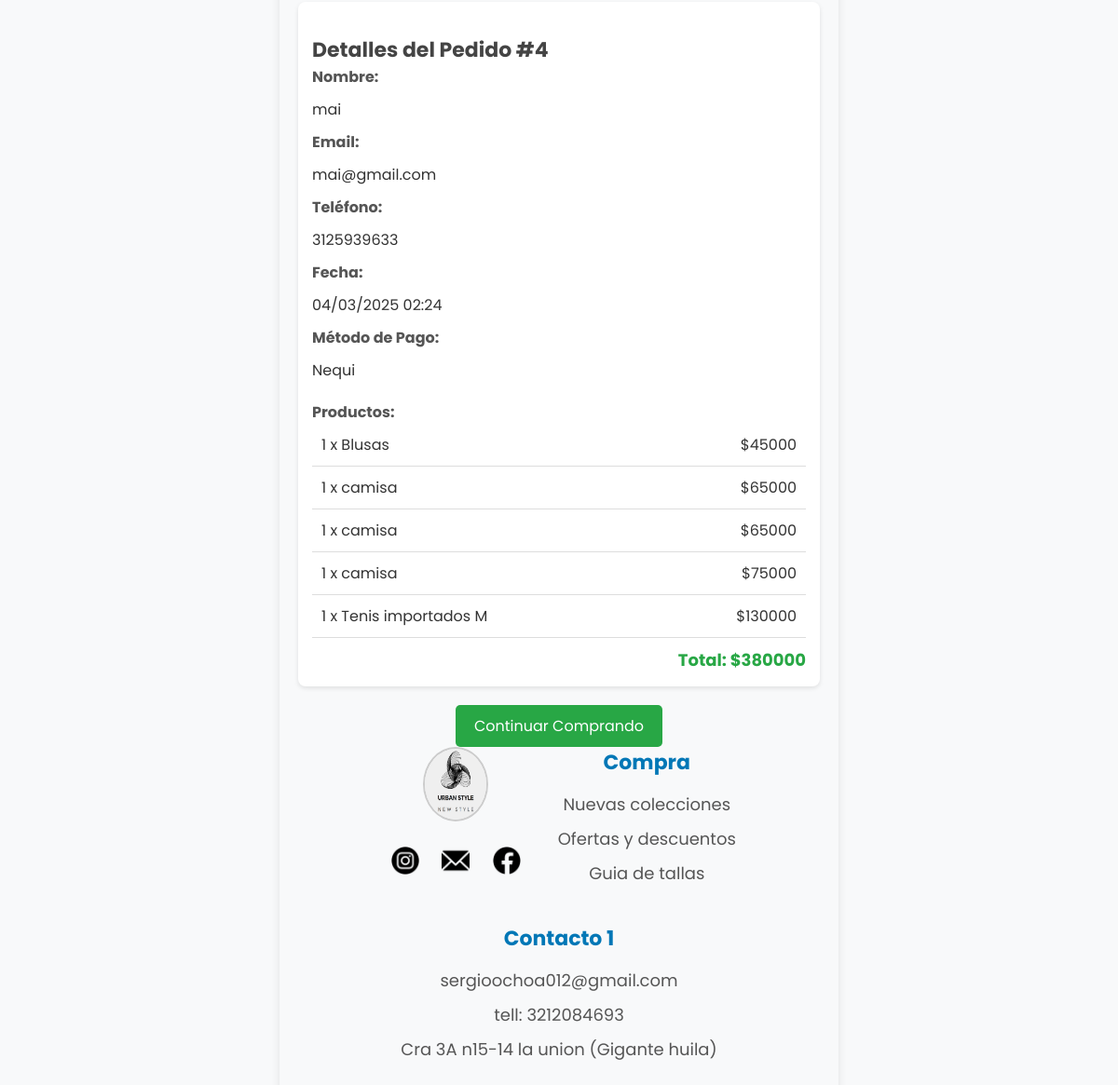
Page /confirmac/4/ (middle part) on the earlier database version.
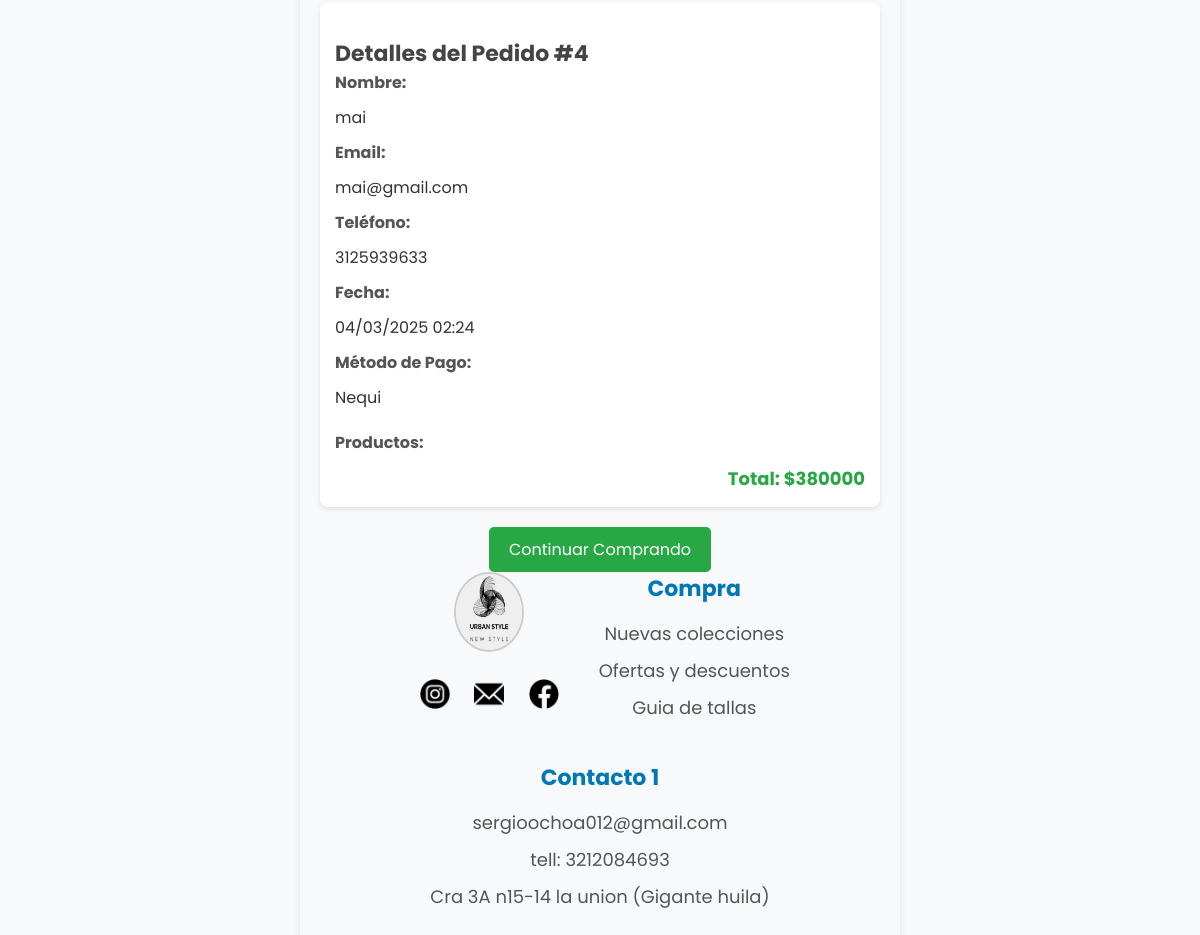
Same page on the later database version.
### productos/models.py (models this page shows, shortened)
class OrdenItem(models.Model):
    orden = models.ForeignKey(Orden, related_name='items', on_delete=models.CASCADE)
    producto = models.ForeignKey("Producto", on_delete=models.CASCADE)
    precio = models.DecimalField(max_digits=10, decimal_places=0)
    cantidad = models.IntegerField(default=1)
    def subtotal(self):
        return self.precio * self.cantidad

class Producto(models.Model):
    CATEGORIAS = [
        ('Hombre', 'Hombre'),
        ('Mujer', 'Mujer'),
    ]
    nombre = models.CharField(max_length=200)
    descripcion = models.TextField()
    precio = models.DecimalField(max_digits=10, decimal_places=0)
    foto = models.ImageField(upload_to='productos/')
    fecha_creacion = models.DateField(auto_now_add=True)
    categoria = models.CharField(max_length=10, choices=CATEGORIAS, default='Hombre')  # 👈 Campo de categoría

### productos/views.py (the view)
# urls.py: path('confirmac/<int:orden_id>/', views.confirmacion, name='confirmar'),
def confirmacion(request, orden_id):
    try:
        if request.user.is_authenticated:
            orden = Orden.objects.get(id=orden_id, usuario=request.user)
        else:
            orden = Orden.objects.get(id=orden_id, sesion_id=request.session.session_key)
        items = OrdenItem.objects.filter(orden=orden)
        return render(request, 'confirmacion.html', {
            'orden': orden,
            'items': items
        })
    except Orden.DoesNotExist:
        messages.error(request, "Orden no encontrada")
        return redirect('productos')

### productos/templates/confirmacion.html (shortened to what this page needs)
{% extends 'base.html' %}
{% load static %}
{% block content %}
<link rel="stylesheet" href="{% static 'tienda/confirmacion.css' %}">
<div class="confirmacion-container">
    <div class="confirmacion-detalles">
        <h2 class="resumen-titulo">Detalles del Pedido #{{ orden.id }}</h2>
        <div class="confirmacion-datos">
            <div>
                <div class="datos-titulo">Nombre:</div>
                <div>{{ orden.nombre }}</div>
            </div>
            <div>
                <div class="datos-titulo">Email:</div>
                <div>{{ orden.email }}</div>
            </div>
            <div>
                <div class="datos-titulo">Teléfono:</div>
                <div>{{ orden.telefono }}</div>
            </div>
            <div>
                <div class="datos-titulo">Fecha:</div>
                <div>{{ orden.fecha_creacion|date:"d/m/Y H:i" }}</div>
            </div>
            <div>
                <div class="datos-titulo">Método de Pago:</div>
                <div>{{ orden.get_metodo_pago_display }}</div>
            </div>
        </div>
        <div class="confirmacion-items">
            <div class="datos-titulo">Productos:</div>
            {% for item in items %}
            <div class="confirmacion-item">
                <div>{{ item.cantidad }} x {{ item.producto.nombre }}</div>
                <div>${{ item.subtotal }}</div>
            </div>
            {% endfor %}
            <div class="confirmacion-total">
                Total: ${{ orden.total }}
            </div>
        </div>
    </div>
    <div class="confirmacion-acciones">
        <a href="{% url 'productos' %}" class="btn btn-success">
            Continuar Comprando
        </a>
    </div>
    <div class="confirmacion-acc
{% endblock %}

Differences in the rows shown:
removed OrdenItem: cantidad "1", producto.nombre "Blusas", subtotal "45000"
removed OrdenItem: cantidad "1", producto.nombre "camisa", subtotal "65000"
removed OrdenItem: cantidad "1", producto.nombre "camisa", subtotal "65000"
removed OrdenItem: cantidad "1", producto.nombre "camisa", subtotal "75000"
removed OrdenItem: cantidad "1", producto.nombre "Tenis importados M", subtotal "130000"
